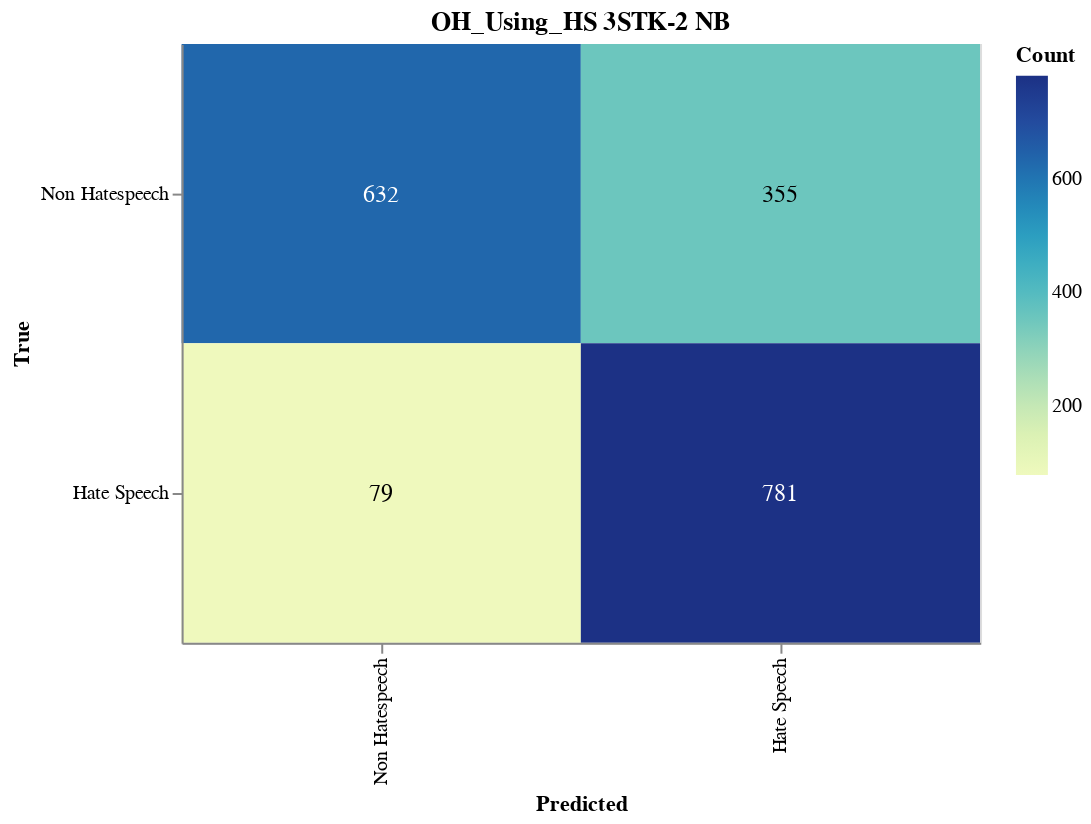

Notebook cell for this chart:
### Markdown cell above
#### Save CM

### Code cell
import altair as alt
import altair_saver
import pandas as pd
from sklearn.metrics import confusion_matrix

# Calculate the confusion matrix
cm = confusion_matrix(y_val, adjusted_predictions)

# Define class names
class_names = ['Non Hatespeech', 'Hate Speech']

# Convert confusion matrix to DataFrame
cm_df = pd.DataFrame(cm, index=class_names, columns=class_names).reset_index().melt(id_vars='index')
cm_df.columns = ['True', 'Predicted', 'Count']

# Ensure the order of categories
cm_df['True'] = pd.Categorical(cm_df['True'], categories=class_names, ordered=True)
cm_df['Predicted'] = pd.Categorical(cm_df['Predicted'], categories=class_names, ordered=True)

# Create the Altair plot
heatmap = alt.Chart(cm_df).mark_rect().encode(
    x=alt.X('Predicted:O', sort=class_names),
    y=alt.Y('True:O', sort=class_names),
    color='Count:Q',
    tooltip=['True', 'Predicted', 'Count']
).properties(
    width=400,
    height=300,
    title='OH_Using_HS 3STK-2 NB'
)

# Add text labels
text = heatmap.mark_text(
    align='center',
    baseline='middle',
    fontSize=12
).encode(
    text='Count:Q',
    color=alt.condition(
        alt.datum.Count > cm.max() / 2,
        alt.value('white'),
        alt.value('black')
    )
)

# Combine heatmap and text
final_chart = heatmap + text

# Display the plot
final_chart.show()

### Figure 1 — Vega-Lite specification as saved in the notebook (floating-point values rounded to 4 significant figures)
{"config": {"view": {"continuousWidth": 300, "continuousHeight": 300}}, "layer": [{"mark": {"type": "rect"}, "encoding": {"color": {"field": "Count", "type": "quantitative"}, "tooltip": [{"field": "True", "type": "ordinal"}, {"field": "Predicted", "type": "ordinal"}, {"field": "Count", "type": "quantitative"}], "x": {"field": "Predicted", "sort": ["Non Hatespeech", "Hate Speech"], "type": "ordinal"}, "y": {"field": "True", "sort": ["Non Hatespeech", "Hate Speech"], "type": "ordinal"}}, "title": "OH_Using_HS 3STK-2 NB"}, {"mark": {"type": "text", "align": "center", "baseline": "middle", "fontSize": 12}, "encoding": {"color": {"condition": {"test": "(datum.Count > 390.5)", "value": "white"}, "value": "black"}, "text": {"field": "Count", "type": "quantitative"}, "tooltip": [{"field": "True", "type": "ordinal"}, {"field": "Predicted", "type": "ordinal"}, {"field": "Count", "type": "quantitative"}], "x": {"field": "Predicted", "sort": ["Non Hatespeech", "Hate Speech"], "type": "ordinal"}, "y": {"field": "True", "sort": ["Non Hatespeech", "Hate Speech"], "type": "ordinal"}}, "title": "OH_Using_HS 3STK-2 NB"}], "data": {"name": "data-2877f9a0afea0965b06741635184b096"}, "height": 300, "width": 400, "$schema": "https://vega.github.io/schema/vega-lite/v5.17.0.json", "datasets": {"data-2877f9a0afea0965b06741635184b096": [{"True": "Non Hatespeech", "Predicted": "Non Hatespeech", "Count": 632}, {"True": "Hate Speech", "Predicted": "Non Hatespeech", "Count": 79}, {"True": "Non Hatespeech", "Predicted": "Hate Speech", "Count": 355}, {"True": "Hate Speech", "Predicted": "Hate Speech", "Count": 781}]}}
